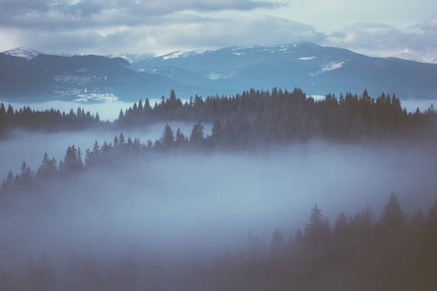
#> input picture Procesamiento de imágenes/ANA05_Cader_Fernanda/bajo_contraste.jpg, 437 x 291 px, shrunk from 612 x 408 before the run
$ jupyter execute ANA05_Cader_Fernanda.ipynb
#> lines starting #> are read from the running program, lines starting #| are printed output that depends on the picture
ANA05 - Autor: Cader Fernanda

[cell 1]
#Importaciones

import cv2
from matplotlib import pyplot as plt
import numpy as np

Realizar:

- Selección de imágenes: Selecciona al menos tres imágenes con diferentes características de contraste: una con bajo contraste, una con contraste normal y una con alto contraste.
- Visualización de imágenes e histogramas: Utiliza OpenCV y Matplotlib para cargar y visualizar cada imagen y su histograma correspondiente. Analiza cómo la distribución del histograma se relaciona con el contraste de la imagen.

[cell 2]
img_color = cv2.imread('bajo_contraste.jpg') # leemos la imagen lena.png y la guardamos en la variable img
#> img_color is the input picture: shape (291, 437, 3); mean B, G, R 152.8, 133.2, 118

color = ('b','g','r') # Generamos la variable color y le pasamos una tupla con los indices b,g,r

for i,col in enumerate(color): # Recorremos la variable color usando un ciclo for y la función enumerate obtendriamos 0 b 1 g 2 r

    histr = cv2.calcHist([img_color],[i],None,[256],[0,256]) # Calculamos el histograma de img en cada uno de sus canales, sin mascara
    # Lo dividimos en 256 partes y en un rango de 0 a 256

    plt.plot(histr,color = col) # Graficamos el histograma por color
    plt.xlim([0,256]) # Definimos el rango de 0 a 256
plt.show() # Mostramos el grafico
#> figure, not shown here; curve peaks at x = 190, y = 2155; curve peaks at x = 74, y = 1410; curve peaks at x = 93, y = 2325

[cell 3]
img_color = cv2.imread('monte.jpg') # leemos la imagen lena.png y la guardamos en la variable img
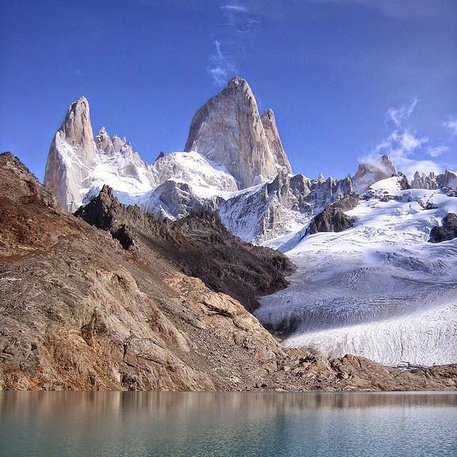
#> input picture Procesamiento de imágenes/ANA05_Cader_Fernanda/monte.jpg, 457 x 457 px, shrunk from 640 x 640 before the run
#> img_color is the input picture: shape (457, 457, 3); mean B, G, R 153.2, 124.5, 122.7

color = ('b','g','r') # Generamos la variable color y le pasamos una tupla con los indices b,g,r

for i,col in enumerate(color): # Recorremos la variable color usando un ciclo for y la función enumerate obtendriamos 0 b 1 g 2 r

    histr = cv2.calcHist([img_color],[i],None,[256],[0,256]) # Calculamos el histograma de img en cada uno de sus canales, sin mascara
    # Lo dividimos en 256 partes y en un rango de 0 a 256

    plt.plot(histr,color = col) # Graficamos el histograma por color
    plt.xlim([0,256]) # Definimos el rango de 0 a 256
plt.show() # Mostramos el grafico
#> figure, not shown here; curve peaks at x = 255, y = 2107; curve peaks at x = 105, y = 3203; curve peaks at x = 78, y = 2189

[cell 4]
import cv2
from matplotlib import pyplot as plt
import numpy as np

img_grises = cv2.imread ( 'alto_contraste.jpg' , 0)
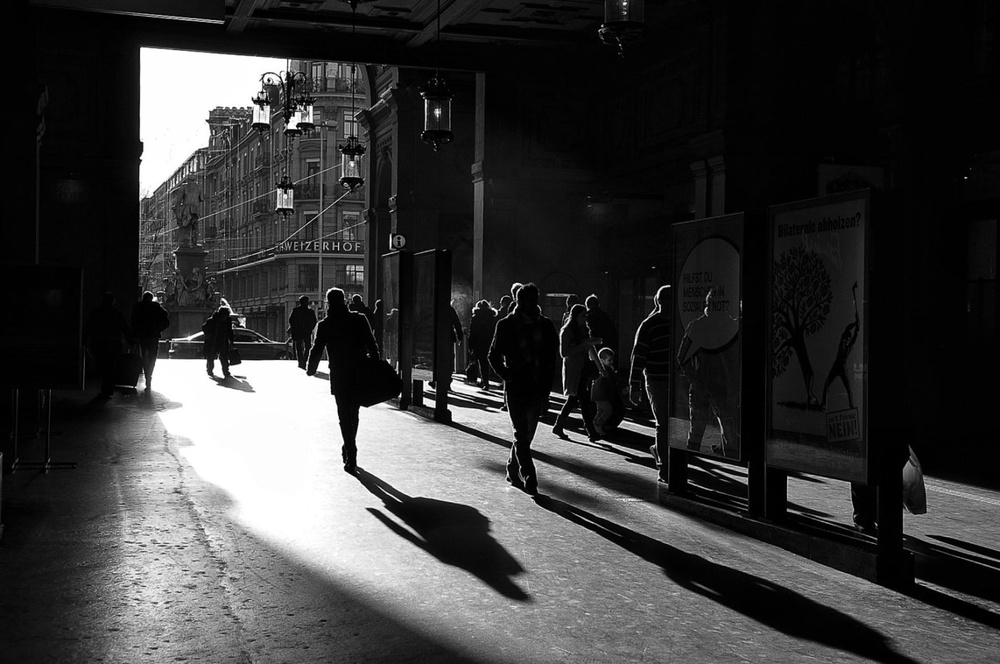
#> input picture Procesamiento de imágenes/ANA05_Cader_Fernanda/alto_contraste.jpg, 1000 x 664 px, shrunk from 1400 x 930 before the run
#> img_grises is the input picture: shape (664, 1000); min 0, max 255, mean 55.9

# Histograma con opencv
hist = cv2.calcHist ([img_grises], [0], None , [256], [0,255]) # Calculamos el histograma de la imagen pasando los sig paramentros
#> hist = 256 values, max 84740 at index 2, min 0 at index 255, mean 2554.4
# la imagen siempre debe ir en corchetes, el canal igual en corchetes, si no vamos a usar una mascara ponemos None,
# secciones a dividir el histograma el rango de gama 0,256

# Histograma con matplotlib
plt.hist(img_grises.ravel(), 256, [0,255])  # Graficamos el histograma, .ravel devuelve la matríz en forma plana contigua
# secciones en las cuales se divide el histograma, el rango de gama
plt.show ()
#> figure, not shown here; tallest bar 84740 high, from x = 1.99 to 2.99

- Aplicación de la ecualización de histogramas: Aplica la ecualización de histogramas a cada imagen utilizando la función cv2.equalizeHist() de OpenCV. Visualiza las imágenes resultantes y sus histogramas.

[cell 5]
import numpy as np
import cv2
from matplotlib import pyplot as plt

img_bosque = cv2.imread('bajo_contraste.jpg',0) # leemos la imagen de entrada y la guardamos en la variable img_children
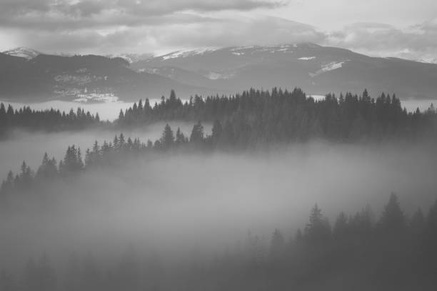
#> img_bosque: shape (291, 437); min 64, max 225, mean 130.9
equ = cv2.equalizeHist(img_bosque) # Realizamos la ecualización del histograma
res = np.hstack((img_bosque,equ)) # Concatenamos la imagen de entrada con la imagen ecualizada
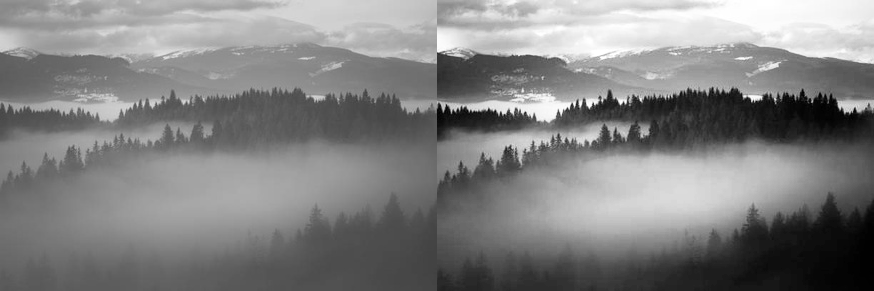
#> res: shape (291, 874); min 0, max 255, mean 129.7
cv2.namedWindow("resultado",cv2.WINDOW_NORMAL) # Creamos la ventana con propiedad de redimensionado debido a que las imagenes son algo grandes
cv2.imshow('resultado',res) # Mostramos la imagen concatenada
cv2.waitKey(0) # Esperamos a que se presione cualquier tecla
cv2.destroyAllWindows() # Destruimos todas las ventanas de opencv

# Visualización de los histogramas
hist,bins = np.histogram(img_bosque.flatten(),256,[0,256]) # Calculamos el histograma con numpy y aplanamos los datos de la imagen de entrada
#> hist = 256 values, max 1515 at index 144, min 0 at index 0, mean 496.7; bins = 257 values from 0 to 256
plt.hist(img_bosque.flatten(),256,[0,256], color = 'b') # Graficamos el histograma
plt.xlim([0,256]) # Definimos limites
plt.legend('Bosque original', loc = 'upper left') # Definimos una leyenda
# Añadir una etiqueta a toda la figura
plt.suptitle('Histograma imagen original')
plt.show() # Mostramos el grafico
#> figure, not shown here; tallest bar 1515 high, from x = 144 to 145

hist,bins = np.histogram(res.flatten(),256,[0,256]) # Calculamos el histograma con numpy y aplanamos los datos de la imagen de entrada
#> hist = 256 values, max 2769 at index 163, min 0 at index 3, mean 993.5
plt.hist(res.flatten(),256,[0,256], color = 'b') # Graficamos el histograma
plt.xlim([0,256]) # Definimos limites
plt.legend('Bosque modificado', loc = 'upper left') # Definimos una leyenda
# Añadir una etiqueta a toda la figura
plt.suptitle('Histograma imagen ecualizada')
plt.show() # Mostramos el grafico
#> figure, not shown here; tallest bar 2769 high, from x = 163 to 164

[cell 6]
import numpy as np
import cv2
from matplotlib import pyplot as plt

monte = cv2.imread('monte.jpg',0) # leemos la imagen de entrada y la guardamos en la variable img_children
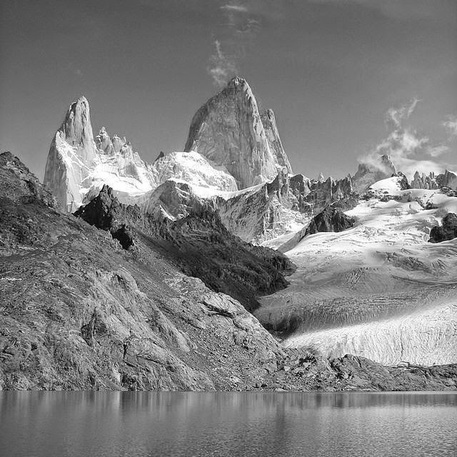
#> monte: shape (457, 457); min 0, max 255, mean 127.3
equ = cv2.equalizeHist(monte) # Realizamos la ecualización del histograma
#> equ: shape (457, 457)
res = np.hstack((monte,equ)) # Concatenamos la imagen de entrada con la imagen ecualizada
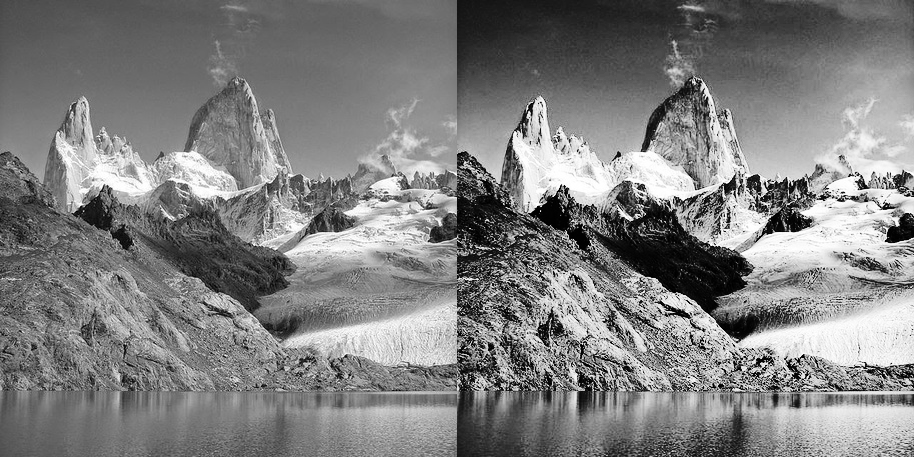
#> res: shape (457, 914); min 0, max 255, mean 127.9
cv2.namedWindow("resultado",cv2.WINDOW_NORMAL) # Creamos la ventana con propiedad de redimensionado debido a que las imagenes son algo grandes
cv2.imshow('resultado',res) # Mostramos la imagen concatenada
cv2.waitKey(0) # Esperamos a que se presione cualquier tecla
cv2.destroyAllWindows() # Destruimos todas las ventanas de opencv

# Visualización de los histogramas
hist,bins = np.histogram(monte.flatten(),256,[0,256]) # Calculamos el histograma con numpy y aplanamos los datos de la imagen de entrada
#> hist = 256 values, max 3161 at index 107, min 5 at index 2, mean 815.8
plt.hist(monte.flatten(),256,[0,256], color = 'y') # Graficamos el histograma
plt.xlim([0,256]) # Definimos limites
plt.legend('Monte Fitz Roy', loc = 'upper left') # Definimos una leyenda
# Añadir una etiqueta a toda la figura
plt.suptitle('Histograma monte')
plt.show() # Mostramos el grafico
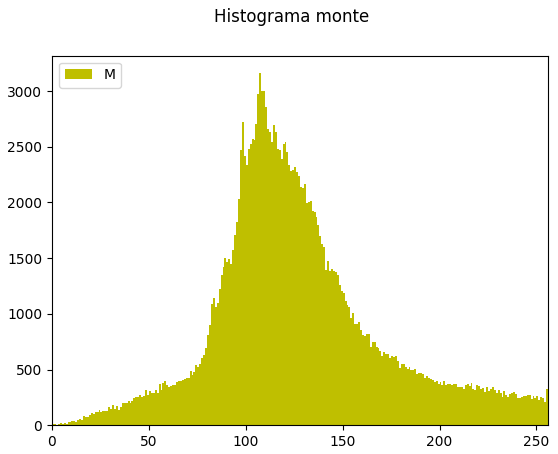
#> figure drawn by matplotlib, 1 panel; tallest bar 3161 high, from x = 107 to 108

hist,bins = np.histogram(res.flatten(),256,[0,256]) # Calculamos el histograma con numpy y aplanamos los datos de la imagen de entrada
#> hist = 256 values, max 5707 at index 107, min 129 at index 27, mean 1631.6
plt.hist(res.flatten(),256,[0,256], color = 'y') # Graficamos el histograma
plt.xlim([0,256]) # Definimos limites
plt.legend('Monte modificado', loc = 'upper left') # Definimos una leyenda
# Añadir una etiqueta a toda la figura
plt.suptitle('Histograma monte ecualizado')
plt.show() # Mostramos el grafico
#> figure, not shown here; tallest bar 5707 high, from x = 107 to 108

[cell 7]
import numpy as np
import cv2
from matplotlib import pyplot as plt

imagen = cv2.imread('alto_contraste.jpg',0)
equ = cv2.equalizeHist(imagen) # Realizamos la ecualización del histograma
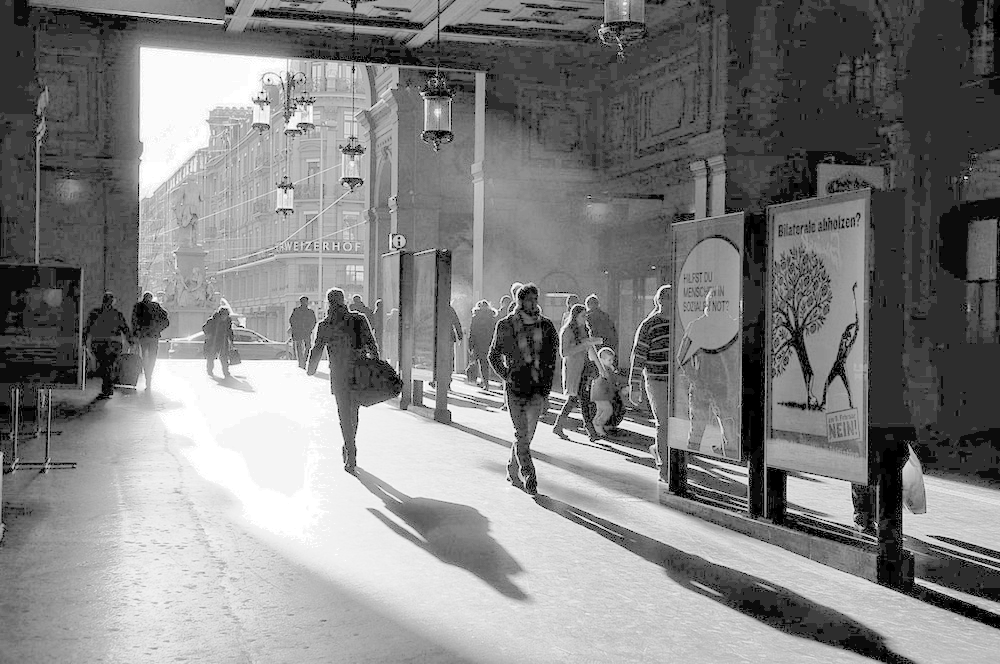
#> equ: shape (664, 1000); min 0, max 255, mean 129.4
res = np.hstack((imagen,equ)) # Concatenamos la imagen de entrada con la imagen ecualizada
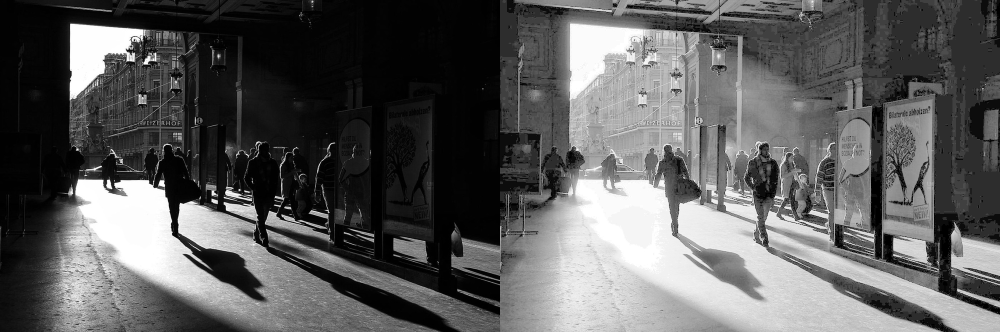
#> res: shape (664, 2000) (shown at 1/2 size); min 0, max 255, mean 92.6
cv2.namedWindow("resultado",cv2.WINDOW_NORMAL) # Creamos la ventana con propiedad de redimensionado debido a que las imagenes son algo grandes
cv2.imshow('resultado',res) # Mostramos la imagen concatenada
cv2.waitKey(0) # Esperamos a que se presione cualquier tecla
cv2.destroyAllWindows() # Destruimos todas las ventanas de opencv

# Visualización de los histogramas
hist,bins = np.histogram(imagen.flatten(),256,[0,256]) # Calculamos el histograma con numpy y aplanamos los datos de la imagen de entrada
#> hist = 256 values, max 84740 at index 2, min 352 at index 245, mean 2593.8
plt.hist(imagen.flatten(),256,[0,256], color = 'r') # Graficamos el histograma
plt.xlim([0,256]) # Definimos limites
plt.legend('Estación', loc = 'upper left') # Definimos una leyenda
# Añadir una etiqueta a toda la figura
plt.suptitle('Histograma imagen original')
plt.show() # Mostramos el grafico
#> figure, not shown here; tallest bar 84740 high, from x = 2 to 3

hist,bins = np.histogram(res.flatten(),256,[0,256]) # Calculamos el histograma con numpy y aplanamos los datos de la imagen de entrada
#> hist = 256 values, max 86459 at index 45, min 352 at index 246, mean 5187.5
plt.hist(res.flatten(),256,[0,256], color = 'r') # Graficamos el histograma
plt.xlim([0,256]) # Definimos limites
plt.legend('Estación modificado', loc = 'upper left') # Definimos una leyenda
# Añadir una etiqueta a toda la figura
plt.suptitle('Histograma imagen ecualizada')
plt.show() # Mostramos el grafico
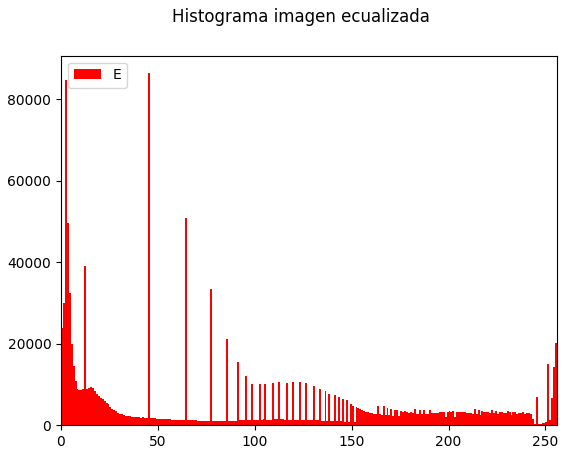
#> figure drawn by matplotlib, 1 panel; tallest bar 86459 high, from x = 45 to 46
